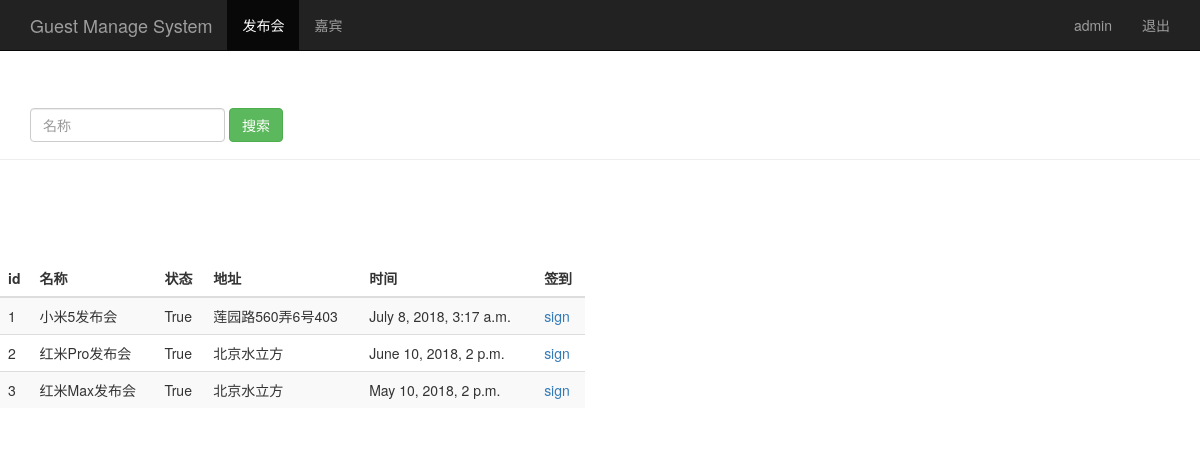
The page /event_manage/ (signed in) on the database its author committed.
### sign/models.py (models this page shows, shortened)
class Event(models.Model):
    name = models.CharField(max_length=100)
    limit = models.IntegerField()
    status = models.BooleanField()
    address = models.CharField(max_length=200)
    start_time = models.DateTimeField("events time")

### sign/views.py (the view)
# urls.py: url(r'^event_manage/$', views.event_manage),
@login_required
def event_manage(request):
    event_list = Event.objects.all()
    username = request.session.get("user", "")
    return render(request, "event_manage.html", {"user": username, "events": event_list})

### sign/templates/event_manage.html (shortened to what this page needs)
<!DOCTYPE html>
<html>
<head>
    {% load bootstrap3 %}
    {% bootstrap_css %}
</head>
<body role="document">
    <nav class="navbar navbar-inverse navbar-fixed-top">
        <div class="container">
            <div class="navbar-header">
                <a class="navbar-brand" href="/event_manage/"> Guest Manage System</a>
            </div>
            <div id="navbar" class="collapse navbar-collapse">
                <ul class="nav navbar-nav">
                    <li class="active"><a href="#">发布会</a></li>
                    <li><a href="/guest_manage/">嘉宾</a></li>
                </ul>
                <ul class="nav navbar-nav navbar-right">
                    <li><a href="#">{{user}}</a></li>
                    <li><a href="/logout">退出</a></li>
                </ul>
            </div>
        </div>
    </nav>
    <div class="page-header" style="padding-top: 60px;">
        <div id="navbar" class="navbar-collapse collapse">
            <form class="navbar-form" method="get" action="/search_name/">
                <div class="form-group">
                    <input type="text" name="name" placeholder="名称" class="form-control" />
                </div>
                <button type="submit" class="btn btn-success">搜索</button>
            </form>
        </div>
    </div>
    <div class="row" style="padding-top: 80px;">
        <div class="col-md-6">
            <table class="table table-striped">
                <thead>
                    <tr>
                        <th>id</th>
                        <th>名称</th>
                        <th>状态</th>
                        <th>地址</th>
                        <th>时间</th>
                        <th>签到</th>
                    </tr>
                </thead>
                <tbody>
                    {% for event in events %}
                    <tr>
                        <td>{{ event.id }}</td>
                        <td>{{ event.name }}</td>
                        <td>{{ event.status }}</td>
                        <td>{{ event.address }}</td>
                        <td>{{ event.start_time }}</td>
                        <td>
                            <a href="/sign_index/{{ event.id }}/" target="{{ event.id }}_blank">
                                sign
                            </a>
                        </td>
                    </tr>
                    {% endfor %}
                </tbody>
            </table>
        </div>
    </div>
</body>
</html>

### rows shown on the page
Event: id "1", name "小米5发布会", status "True", address "莲园路560弄6号403", start_time "July 8, 2018, 3:17 a.m."
Event: id "2", name "红米Pro发布会", status "True", address "北京水立方", start_time "June 10, 2018, 2 p.m."
Event: id "3", name "红米Max发布会", status "True", address "北京水立方", start_time "May 10, 2018, 2 p.m."

### other values the page prints
{{ user }} "admin"
